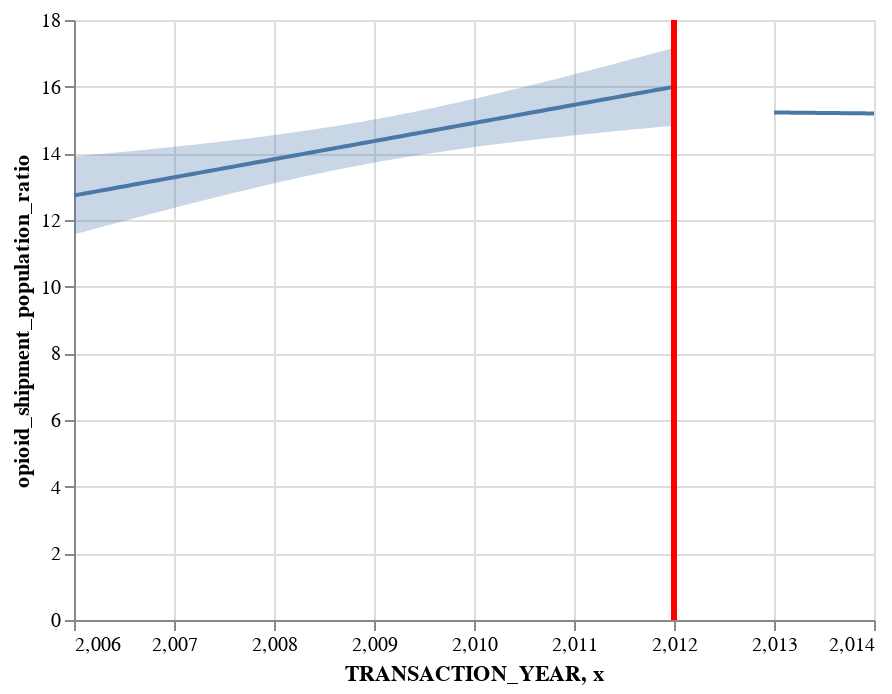

Notebook code for this chart:
### Markdown cell above
> pre-post opioids

### Code cell
xvar= "TRANSACTION_YEAR"
yvar="opioid_shipment_population_ratio"
fit, chart = pre_post(WA, yvar, xvar, 2012, alpha=0.05)
chart

### Figure 1 — Vega-Lite specification as saved in the notebook (floating-point values rounded to 4 significant figures)
{"config": {"view": {"continuousWidth": 400, "continuousHeight": 300}}, "layer": [{"data": {"name": "data-3eaf42625c2e05162bab90abdde92b58"}, "mark": "errorband", "encoding": {"x": {"field": "TRANSACTION_YEAR", "type": "quantitative"}, "y": {"field": "ci_low", "title": "opioid_shipment_population_ratio", "type": "quantitative"}, "y2": {"field": "ci_high"}}}, {"data": {"name": "data-d7e980d632d325845e86f6b20cb0107f"}, "mark": "errorband", "encoding": {"x": {"field": "TRANSACTION_YEAR", "type": "quantitative"}, "y": {"field": "ci_low", "title": "opioid_shipment_population_ratio", "type": "quantitative"}, "y2": {"field": "ci_high"}}}, {"data": {"name": "data-3eaf42625c2e05162bab90abdde92b58"}, "mark": "line", "encoding": {"x": {"field": "TRANSACTION_YEAR", "type": "quantitative"}, "y": {"field": "opioid_shipment_population_ratio", "type": "quantitative"}}}, {"data": {"name": "data-d7e980d632d325845e86f6b20cb0107f"}, "mark": "line", "encoding": {"x": {"field": "TRANSACTION_YEAR", "type": "quantitative"}, "y": {"field": "opioid_shipment_population_ratio", "type": "quantitative"}}}, {"data": {"name": "data-093671e60d609957934f7032375c92d9"}, "mark": {"type": "rule", "color": "red", "strokeWidth": 3}, "encoding": {"x": {"field": "x", "type": "quantitative"}}}], "$schema": "https://vega.github.io/schema/vega-lite/v4.17.0.json", "datasets": {"data-3eaf42625c2e05162bab90abdde92b58": [{"TRANSACTION_YEAR": 2006.0, "opioid_shipment_population_ratio": 12.74, "ci_low": 11.57, "ci_high": 13.9}, {"TRANSACTION_YEAR": 2006.0, "opioid_shipment_population_ratio": 12.77, "ci_low": 11.62, "ci_high": 13.92}, {"TRANSACTION_YEAR": 2006.0, "opioid_shipment_population_ratio": 12.8, "ci_low": 11.67, "ci_high": 13.94}, {"TRANSACTION_YEAR": 2006.0, "opioid_shipment_population_ratio": 12.83, "ci_low": 11.71, "ci_high": 13.95}, {"TRANSACTION_YEAR": 2006.0, "opioid_shipment_population_ratio": 12.87, "ci_low": 11.76, "ci_high": 13.97}, {"TRANSACTION_YEAR": 2006.0, "opioid_shipment_population_ratio": 12.9, "ci_low": 11.81, "ci_high": 13.99}, {"TRANSACTION_YEAR": 2006.0, "opioid_shipment_population_ratio": 12.93, "ci_low": 11.86, "ci_high": 14.0}, {"TRANSACTION_YEAR": 2006.0, "opioid_shipment_population_ratio": 12.96, "ci_low": 11.91, "ci_high": 14.02}, {"TRANSACTION_YEAR": 2006.0, "opioid_shipment_population_ratio": 13.0, "ci_low": 11.96, "ci_high": 14.04}, {"TRANSACTION_YEAR": 2007.0, "opioid_shipment_population_ratio": 13.03, "ci_low": 12.0, "ci_high": 14.06}, {"TRANSACTION_YEAR": 2007.0, "opioid_shipment_population_ratio": 13.06, "ci_low": 12.05, "ci_high": 14.07}, {"TRANSACTION_YEAR": 2007.0, "opioid_shipment_population_ratio": 13.1, "ci_low": 12.1, "ci_high": 14.09}, {"TRANSACTION_YEAR": 2007.0, "opioid_shipment_population_ratio": 13.13, "ci_low": 12.15, "ci_high": 14.11}, {"TRANSACTION_YEAR": 2007.0, "opioid_shipment_population_ratio": 13.16, "ci_low": 12.19, "ci_high": 14.13}, {"TRANSACTION_YEAR": 2007.0, "opioid_shipment_population_ratio": 13.19, "ci_low": 12.24, "ci_high": 14.15}, {"TRANSACTION_YEAR": 2007.0, "opioid_shipment_population_ratio": 13.23, "ci_low": 12.29, "ci_high": 14.16}, {"TRANSACTION_YEAR": 2007.0, "opioid_shipment_population_ratio": 13.26, "ci_low": 12.33, "ci_high": 14.18}, {"TRANSACTION_YEAR": 2007.0, "opioid_shipment_population_ratio": 13.29, "ci_low": 12.38, "ci_high": 14.2}, {"TRANSACTION_YEAR": 2007.0, "opioid_shipment_population_ratio": 13.32, "ci_low": 12.43, "ci_high": 14.22}, {"TRANSACTION_YEAR": 2007.0, "opioid_shipment_population_ratio": 13.36, "ci_low": 12.47, "ci_high": 14.24}, {"TRANSACTION_YEAR": 2007.0, "opioid_shipment_population_ratio": 13.39, "ci_low": 12.52, "ci_high": 14.26}, {"TRANSACTION_YEAR": 2007.0, "opioid_shipment_population_ratio": 13.42, "ci_low": 12.56, "ci_high": 14.28}, {"TRANSACTION_YEAR": 2007.0, "opioid_shipment_population_ratio": 13.45, "ci_low": 12.61, "ci_high": 14.3}, {"TRANSACTION_YEAR": 2007.0, "opioid_shipment_population_ratio": 13.49, "ci_low": 12.65, "ci_high": 14.32}, {"TRANSACTION_YEAR": 2007.0, "opioid_shipment_population_ratio": 13.52, "ci_low": 12.7, "ci_high": 14.34}, {"TRANSACTION_YEAR": 2007.0, "opioid_shipment_population_ratio": 13.55, "ci_low": 12.74, "ci_high": 14.36}, {"TRANSACTION_YEAR": 2008.0, "opioid_shipment_population_ratio": 13.58, "ci_low": 12.79, "ci_high": 14.38}, {"TRANSACTION_YEAR": 2008.0, "opioid_shipment_population_ratio": 13.62, "ci_low": 12.83, "ci_high": 14.4}, {"TRANSACTION_YEAR": 2008.0, "opioid_shipment_population_ratio": 13.65, "ci_low": 12.87, "ci_high": 14.43}, {"TRANSACTION_YEAR": 2008.0, "opioid_shipment_population_ratio": 13.68, "ci_low": 12.92, "ci_high": 14.45}, {"TRANSACTION_YEAR": 2008.0, "opioid_shipment_population_ratio": 13.71, "ci_low": 12.96, "ci_high": 14.47}, {"TRANSACTION_YEAR": 2008.0, "opioid_shipment_population_ratio": 13.75, "ci_low": 13.0, "ci_high": 14.49}, {"TRANSACTION_YEAR": 2008.0, "opioid_shipment_population_ratio": 13.78, "ci_low": 13.04, "ci_high": 14.52}, {"TRANSACTION_YEAR": 2008.0, "opioid_shipment_population_ratio": 13.81, "ci_low": 13.09, "ci_high": 14.54}, {"TRANSACTION_YEAR": 2008.0, "opioid_shipment_population_ratio": 13.85, "ci_low": 13.13, "ci_high": 14.56}, {"TRANSACTION_YEAR": 2008.0, "opioid_shipment_population_ratio": 13.88, "ci_low": 13.17, "ci_high": 14.59}, {"TRANSACTION_YEAR": 2008.0, "opioid_shipment_population_ratio": 13.91, "ci_low": 13.21, "ci_high": 14.61}, {"TRANSACTION_YEAR": 2008.0, "opioid_shipment_population_ratio": 13.94, "ci_low": 13.25, "ci_high": 14.64}, {"TRANSACTION_YEAR": 2008.0, "opioid_shipment_population_ratio": 13.98, "ci_low": 13.29, "ci_high": 14.66}, {"TRANSACTION_YEAR": 2008.0, "opioid_shipment_population_ratio": 14.01, "ci_low": 13.33, "ci_high": 14.69}, {"TRANSACTION_YEAR": 2008.0, "opioid_shipment_population_ratio": 14.04, "ci_low": 13.36, "ci_high": 14.72}, {"TRANSACTION_YEAR": 2008.0, "opioid_shipment_population_ratio": 14.07, "ci_low": 13.4, "ci_high": 14.74}, {"TRANSACTION_YEAR": 2009.0, "opioid_shipment_population_ratio": 14.11, "ci_low": 13.44, "ci_high": 14.77}, {"TRANSACTION_YEAR": 2009.0, "opioid_shipment_population_ratio": 14.14, "ci_low": 13.48, "ci_high": 14.8}, {"TRANSACTION_YEAR": 2009.0, "opioid_shipment_population_ratio": 14.17, "ci_low": 13.51, "ci_high": 14.83}, {"TRANSACTION_YEAR": 2009.0, "opioid_shipment_population_ratio": 14.2, "ci_low": 13.55, "ci_high": 14.86}, {"TRANSACTION_YEAR": 2009.0, "opioid_shipment_population_ratio": 14.24, "ci_low": 13.58, "ci_high": 14.89}, {"TRANSACTION_YEAR": 2009.0, "opioid_shipment_population_ratio": 14.27, "ci_low": 13.62, "ci_high": 14.92}, {"TRANSACTION_YEAR": 2009.0, "opioid_shipment_population_ratio": 14.3, "ci_low": 13.65, "ci_high": 14.95}, {"TRANSACTION_YEAR": 2009.0, "opioid_shipment_population_ratio": 14.33, "ci_low": 13.69, "ci_high": 14.98}, {"TRANSACTION_YEAR": 2009.0, "opioid_shipment_population_ratio": 14.37, "ci_low": 13.72, "ci_high": 15.01}, {"TRANSACTION_YEAR": 2009.0, "opioid_shipment_population_ratio": 14.4, "ci_low": 13.75, "ci_high": 15.05}, {"TRANSACTION_YEAR": 2009.0, "opioid_shipment_population_ratio": 14.43, "ci_low": 13.78, "ci_high": 15.08}, {"TRANSACTION_YEAR": 2009.0, "opioid_shipment_population_ratio": 14.46, "ci_low": 13.81, "ci_high": 15.12}, {"TRANSACTION_YEAR": 2009.0, "opioid_shipment_population_ratio": 14.5, "ci_low": 13.84, "ci_high": 15.15}, {"TRANSACTION_YEAR": 2009.0, "opioid_shipment_population_ratio": 14.53, "ci_low": 13.87, "ci_high": 15.18}, {"TRANSACTION_YEAR": 2009.0, "opioid_shipment_population_ratio": 14.56, "ci_low": 13.9, "ci_high": 15.22}, {"TRANSACTION_YEAR": 2009.0, "opioid_shipment_population_ratio": 14.6, "ci_low": 13.93, "ci_high": 15.26}, {"TRANSACTION_YEAR": 2009.0, "opioid_shipment_population_ratio": 14.63, "ci_low": 13.96, "ci_high": 15.29}, {"TRANSACTION_YEAR": 2010.0, "opioid_shipment_population_ratio": 14.66, "ci_low": 13.99, "ci_high": 15.33}, {"TRANSACTION_YEAR": 2010.0, "opioid_shipment_population_ratio": 14.69, "ci_low": 14.02, "ci_high": 15.37}, {"TRANSACTION_YEAR": 2010.0, "opioid_shipment_population_ratio": 14.73, "ci_low": 14.04, "ci_high": 15.41}, {"TRANSACTION_YEAR": 2010.0, "opioid_shipment_population_ratio": 14.76, "ci_low": 14.07, "ci_high": 15.45}, {"TRANSACTION_YEAR": 2010.0, "opioid_shipment_population_ratio": 14.79, "ci_low": 14.1, "ci_high": 15.49}, {"TRANSACTION_YEAR": 2010.0, "opioid_shipment_population_ratio": 14.82, "ci_low": 14.12, "ci_high": 15.53}, {"TRANSACTION_YEAR": 2010.0, "opioid_shipment_population_ratio": 14.86, "ci_low": 14.15, "ci_high": 15.57}, {"TRANSACTION_YEAR": 2010.0, "opioid_shipment_population_ratio": 14.89, "ci_low": 14.17, "ci_high": 15.61}, {"TRANSACTION_YEAR": 2010.0, "opioid_shipment_population_ratio": 14.92, "ci_low": 14.19, "ci_high": 15.65}, {"TRANSACTION_YEAR": 2010.0, "opioid_shipment_population_ratio": 14.95, "ci_low": 14.22, "ci_high": 15.69}, {"TRANSACTION_YEAR": 2010.0, "opioid_shipment_population_ratio": 14.99, "ci_low": 14.24, "ci_high": 15.73}, {"TRANSACTION_YEAR": 2010.0, "opioid_shipment_population_ratio": 15.02, "ci_low": 14.26, "ci_high": 15.77}, {"TRANSACTION_YEAR": 2010.0, "opioid_shipment_population_ratio": 15.05, "ci_low": 14.29, "ci_high": 15.82}, {"TRANSACTION_YEAR": 2010.0, "opioid_shipment_population_ratio": 15.08, "ci_low": 14.31, "ci_high": 15.86}, {"TRANSACTION_YEAR": 2010.0, "opioid_shipment_population_ratio": 15.12, "ci_low": 14.33, "ci_high": 15.9}, {"TRANSACTION_YEAR": 2010.0, "opioid_shipment_population_ratio": 15.15, "ci_low": 14.35, "ci_high": 15.95}, {"TRANSACTION_YEAR": 2010.0, "opioid_shipment_population_ratio": 15.18, "ci_low": 14.37, "ci_high": 15.99}, {"TRANSACTION_YEAR": 2011.0, "opioid_shipment_population_ratio": 15.21, "ci_low": 14.39, "ci_high": 16.04}, {"TRANSACTION_YEAR": 2011.0, "opioid_shipment_population_ratio": 15.25, "ci_low": 14.41, "ci_high": 16.08}, {"TRANSACTION_YEAR": 2011.0, "opioid_shipment_population_ratio": 15.28, "ci_low": 14.43, "ci_high": 16.13}, {"TRANSACTION_YEAR": 2011.0, "opioid_shipment_population_ratio": 15.31, "ci_low": 14.45, "ci_high": 16.17}, {"TRANSACTION_YEAR": 2011.0, "opioid_shipment_population_ratio": 15.35, "ci_low": 14.47, "ci_high": 16.22}, {"TRANSACTION_YEAR": 2011.0, "opioid_shipment_population_ratio": 15.38, "ci_low": 14.49, "ci_high": 16.26}, {"TRANSACTION_YEAR": 2011.0, "opioid_shipment_population_ratio": 15.41, "ci_low": 14.51, "ci_high": 16.31}, {"TRANSACTION_YEAR": 2011.0, "opioid_shipment_population_ratio": 15.44, "ci_low": 14.53, "ci_high": 16.35}, {"TRANSACTION_YEAR": 2011.0, "opioid_shipment_population_ratio": 15.48, "ci_low": 14.55, "ci_high": 16.4}, {"TRANSACTION_YEAR": 2011.0, "opioid_shipment_population_ratio": 15.51, "ci_low": 14.57, "ci_high": 16.45}, {"TRANSACTION_YEAR": 2011.0, "opioid_shipment_population_ratio": 15.54, "ci_low": 14.59, "ci_high": 16.49}, {"TRANSACTION_YEAR": 2011.0, "opioid_shipment_population_ratio": 15.57, "ci_low": 14.61, "ci_high": 16.54}, {"TRANSACTION_YEAR": 2011.0, "opioid_shipment_population_ratio": 15.61, "ci_low": 14.62, "ci_high": 16.59}, {"TRANSACTION_YEAR": 2011.0, "opioid_shipment_population_ratio": 15.64, "ci_low": 14.64, "ci_high": 16.64}, {"TRANSACTION_YEAR": 2011.0, "opioid_shipment_population_ratio": 15.67, "ci_low": 14.66, "ci_high": 16.68}, {"TRANSACTION_YEAR": 2011.0, "opioid_shipment_population_ratio": 15.7, "ci_low": 14.68, "ci_high": 16.73}, {"TRANSACTION_YEAR": 2012.0, "opioid_shipment_population_ratio": 15.74, "ci_low": 14.69, "ci_high": 16.78}, {"TRANSACTION_YEAR": 2012.0, "opioid_shipment_population_ratio": 15.77, "ci_low": 14.71, "ci_high": 16.83}, {"TRANSACTION_YEAR": 2012.0, "opioid_shipment_population_ratio": 15.8, "ci_low": 14.73, "ci_high": 16.87}, {"TRANSACTION_YEAR": 2012.0, "opioid_shipment_population_ratio": 15.83, "ci_low": 14.75, "ci_high": 16.92}, {"TRANSACTION_YEAR": 2012.0, "opioid_shipment_population_ratio": 15.87, "ci_low": 14.76, "ci_high": 16.97}, {"TRANSACTION_YEAR": 2012.0, "opioid_shipment_population_ratio": 15.9, "ci_low": 14.78, "ci_high": 17.02}, {"TRANSACTION_YEAR": 2012.0, "opioid_shipment_population_ratio": 15.93, "ci_low": 14.8, "ci_high": 17.07}, {"TRANSACTION_YEAR": 2012.0, "opioid_shipment_population_ratio": 15.96, "ci_low": 14.81, "ci_high": 17.12}, {"TRANSACTION_YEAR": 2012.0, "opioid_shipment_population_ratio": 16.0, "ci_low": 14.83, "ci_high": 17.17}], "data-d7e980d632d325845e86f6b20cb0107f": [{"TRANSACTION_YEAR": 2013.0, "opioid_shipment_population_ratio": 15.23, "ci_low": null, "ci_high": null}, {"TRANSACTION_YEAR": 2013.0, "opioid_shipment_population_ratio": 15.23, "ci_low": null, "ci_high": null}, {"TRANSACTION_YEAR": 2013.0, "opioid_shipment_population_ratio": 15.23, "ci_low": null, "ci_high": null}, {"TRANSACTION_YEAR": 2013.0, "opioid_shipment_population_ratio": 15.23, "ci_low": null, "ci_high": null}, {"TRANSACTION_YEAR": 2013.0, "opioid_shipment_population_ratio": 15.23, "ci_low": null, "ci_high": null}, {"TRANSACTION_YEAR": 2013.0, "opioid_shipment_population_ratio": 15.22, "ci_low": null, "ci_high": null}, {"TRANSACTION_YEAR": 2013.0, "opioid_shipment_population_ratio": 15.22, "ci_low": null, "ci_high": null}, {"TRANSACTION_YEAR": 2013.0, "opioid_shipment_population_ratio": 15.22, "ci_low": null, "ci_high": null}, {"TRANSACTION_YEAR": 2013.0, "opioid_shipment_population_ratio": 15.22, "ci_low": null, "ci_high": null}, {"TRANSACTION_YEAR": 2013.0, "opioid_shipment_population_ratio": 15.22, "ci_low": null, "ci_high": null}, {"TRANSACTION_YEAR": 2013.0, "opioid_shipment_population_ratio": 15.22, "ci_low": null, "ci_high": null}, {"TRANSACTION_YEAR": 2013.0, "opioid_shipment_population_ratio": 15.22, "ci_low": null, "ci_high": null}, {"TRANSACTION_YEAR": 2013.0, "opioid_shipment_population_ratio": 15.22, "ci_low": null, "ci_high": null}, {"TRANSACTION_YEAR": 2013.0, "opioid_shipment_population_ratio": 15.22, "ci_low": null, "ci_high": null}, {"TRANSACTION_YEAR": 2013.0, "opioid_shipment_population_ratio": 15.22, "ci_low": null, "ci_high": null}, {"TRANSACTION_YEAR": 2013.0, "opioid_shipment_population_ratio": 15.22, "ci_low": null, "ci_high": null}, {"TRANSACTION_YEAR": 2013.0, "opioid_shipment_population_ratio": 15.22, "ci_low": null, "ci_high": null}, {"TRANSACTION_YEAR": 2013.0, "opioid_shipment_population_ratio": 15.22, "ci_low": null, "ci_high": null}, {"TRANSACTION_YEAR": 2013.0, "opioid_shipment_population_ratio": 15.22, "ci_low": null, "ci_high": null}, {"TRANSACTION_YEAR": 2013.0, "opioid_shipment_population_ratio": 15.22, "ci_low": null, "ci_high": null}, {"TRANSACTION_YEAR": 2013.0, "opioid_shipment_population_ratio": 15.22, "ci_low": null, "ci_high": null}, {"TRANSACTION_YEAR": 2013.0, "opioid_shipment_population_ratio": 15.22, "ci_low": null, "ci_high": null}, {"TRANSACTION_YEAR": 2013.0, "opioid_shipment_population_ratio": 15.22, "ci_low": null, "ci_high": null}, {"TRANSACTION_YEAR": 2013.0, "opioid_shipment_population_ratio": 15.22, "ci_low": null, "ci_high": null}, {"TRANSACTION_YEAR": 2013.0, "opioid_shipment_population_ratio": 15.22, "ci_low": null, "ci_high": null}, {"TRANSACTION_YEAR": 2013.0, "opioid_shipment_population_ratio": 15.22, "ci_low": null, "ci_high": null}, {"TRANSACTION_YEAR": 2013.0, "opioid_shipment_population_ratio": 15.22, "ci_low": null, "ci_high": null}, {"TRANSACTION_YEAR": 2013.0, "opioid_shipment_population_ratio": 15.22, "ci_low": null, "ci_high": null}, {"TRANSACTION_YEAR": 2013.0, "opioid_shipment_population_ratio": 15.22, "ci_low": null, "ci_high": null}, {"TRANSACTION_YEAR": 2013.0, "opioid_shipment_population_ratio": 15.22, "ci_low": null, "ci_high": null}, {"TRANSACTION_YEAR": 2013.0, "opioid_shipment_population_ratio": 15.22, "ci_low": null, "ci_high": null}, {"TRANSACTION_YEAR": 2013.0, "opioid_shipment_population_ratio": 15.22, "ci_low": null, "ci_high": null}, {"TRANSACTION_YEAR": 2013.0, "opioid_shipment_population_ratio": 15.22, "ci_low": null, "ci_high": null}, {"TRANSACTION_YEAR": 2013.0, "opioid_shipment_population_ratio": 15.22, "ci_low": null, "ci_high": null}, {"TRANSACTION_YEAR": 2013.0, "opioid_shipment_population_ratio": 15.22, "ci_low": null, "ci_high": null}, {"TRANSACTION_YEAR": 2013.0, "opioid_shipment_population_ratio": 15.22, "ci_low": null, "ci_high": null}, {"TRANSACTION_YEAR": 2013.0, "opioid_shipment_population_ratio": 15.22, "ci_low": null, "ci_high": null}, {"TRANSACTION_YEAR": 2013.0, "opioid_shipment_population_ratio": 15.22, "ci_low": null, "ci_high": null}, {"TRANSACTION_YEAR": 2013.0, "opioid_shipment_population_ratio": 15.21, "ci_low": null, "ci_high": null}, {"TRANSACTION_YEAR": 2013.0, "opioid_shipment_population_ratio": 15.21, "ci_low": null, "ci_high": null}, {"TRANSACTION_YEAR": 2013.0, "opioid_shipment_population_ratio": 15.21, "ci_low": null, "ci_high": null}, {"TRANSACTION_YEAR": 2013.0, "opioid_shipment_population_ratio": 15.21, "ci_low": null, "ci_high": null}, {"TRANSACTION_YEAR": 2013.0, "opioid_shipment_population_ratio": 15.21, "ci_low": null, "ci_high": null}, {"TRANSACTION_YEAR": 2013.0, "opioid_shipment_population_ratio": 15.21, "ci_low": null, "ci_high": null}, {"TRANSACTION_YEAR": 2013.0, "opioid_shipment_population_ratio": 15.21, "ci_low": null, "ci_high": null}, {"TRANSACTION_YEAR": 2013.0, "opioid_shipment_population_ratio": 15.21, "ci_low": null, "ci_high": null}, {"TRANSACTION_YEAR": 2013.0, "opioid_shipment_population_ratio": 15.21, "ci_low": null, "ci_high": null}, {"TRANSACTION_YEAR": 2013.0, "opioid_shipment_population_ratio": 15.21, "ci_low": null, "ci_high": null}, {"TRANSACTION_YEAR": 2013.0, "opioid_shipment_population_ratio": 15.21, "ci_low": null, "ci_high": null}, {"TRANSACTION_YEAR": 2013.0, "opioid_shipment_population_ratio": 15.21, "ci_low": null, "ci_high": null}, {"TRANSACTION_YEAR": 2013.0, "opioid_shipment_population_ratio": 15.21, "ci_low": null, "ci_high": null}, {"TRANSACTION_YEAR": 2014.0, "opioid_shipment_population_ratio": 15.21, "ci_low": null, "ci_high": null}, {"TRANSACTION_YEAR": 2014.0, "opioid_shipment_population_ratio": 15.21, "ci_low": null, "ci_high": null}, {"TRANSACTION_YEAR": 2014.0, "opioid_shipment_population_ratio": 15.21, "ci_low": null, "ci_high": null}, {"TRANSACTION_YEAR": 2014.0, "opioid_shipment_population_ratio": 15.21, "ci_low": null, "ci_high": null}, {"TRANSACTION_YEAR": 2014.0, "opioid_shipment_population_ratio": 15.21, "ci_low": null, "ci_high": null}, {"TRANSACTION_YEAR": 2014.0, "opioid_shipment_population_ratio": 15.21, "ci_low": null, "ci_high": null}, {"TRANSACTION_YEAR": 2014.0, "opioid_shipment_population_ratio": 15.21, "ci_low": null, "ci_high": null}, {"TRANSACTION_YEAR": 2014.0, "opioid_shipment_population_ratio": 15.21, "ci_low": null, "ci_high": null}, {"TRANSACTION_YEAR": 2014.0, "opioid_shipment_population_ratio": 15.21, "ci_low": null, "ci_high": null}, {"TRANSACTION_YEAR": 2014.0, "opioid_shipment_population_ratio": 15.21, "ci_low": null, "ci_high": null}, {"TRANSACTION_YEAR": 2014.0, "opioid_shipment_population_ratio": 15.21, "ci_low": null, "ci_high": null}, {"TRANSACTION_YEAR": 2014.0, "opioid_shipment_population_ratio": 15.21, "ci_low": null, "ci_high": null}, {"TRANSACTION_YEAR": 2014.0, "opioid_shipment_population_ratio": 15.21, "ci_low": null, "ci_high": null}, {"TRANSACTION_YEAR": 2014.0, "opioid_shipment_population_ratio": 15.21, "ci_low": null, "ci_high": null}, {"TRANSACTION_YEAR": 2014.0, "opioid_shipment_population_ratio": 15.21, "ci_low": null, "ci_high": null}, {"TRANSACTION_YEAR": 2014.0, "opioid_shipment_population_ratio": 15.21, "ci_low": null, "ci_high": null}, {"TRANSACTION_YEAR": 2014.0, "opioid_shipment_population_ratio": 15.21, "ci_low": null, "ci_high": null}, {"TRANSACTION_YEAR": 2014.0, "opioid_shipment_population_ratio": 15.21, "ci_low": null, "ci_high": null}, {"TRANSACTION_YEAR": 2014.0, "opioid_shipment_population_ratio": 15.21, "ci_low": null, "ci_high": null}, {"TRANSACTION_YEAR": 2014.0, "opioid_shipment_population_ratio": 15.21, "ci_low": null, "ci_high": null}, {"TRANSACTION_YEAR": 2014.0, "opioid_shipment_population_ratio": 15.2, "ci_low": null, "ci_high": null}, {"TRANSACTION_YEAR": 2014.0, "opioid_shipment_population_ratio": 15.2, "ci_low": null, "ci_high": null}, {"TRANSACTION_YEAR": 2014.0, "opioid_shipment_population_ratio": 15.2, "ci_low": null, "ci_high": null}, {"TRANSACTION_YEAR": 2014.0, "opioid_shipment_population_ratio": 15.2, "ci_low": null, "ci_high": null}, {"TRANSACTION_YEAR": 2014.0, "opioid_shipment_population_ratio": 15.2, "ci_low": null, "ci_high": null}, {"TRANSACTION_YEAR": 2014.0, "opioid_shipment_population_ratio": 15.2, "ci_low": null, "ci_high": null}, {"TRANSACTION_YEAR": 2014.0, "opioid_shipment_population_ratio": 15.2, "ci_low": null, "ci_high": null}, {"TRANSACTION_YEAR": 2014.0, "opioid_shipment_population_ratio": 15.2, "ci_low": null, "ci_high": null}, {"TRANSACTION_YEAR": 2014.0, "opioid_shipment_population_ratio": 15.2, "ci_low": null, "ci_high": null}, {"TRANSACTION_YEAR": 2014.0, "opioid_shipment_population_ratio": 15.2, "ci_low": null, "ci_high": null}, {"TRANSACTION_YEAR": 2014.0, "opioid_shipment_population_ratio": 15.2, "ci_low": null, "ci_high": null}, {"TRANSACTION_YEAR": 2014.0, "opioid_shipment_population_ratio": 15.2, "ci_low": null, "ci_high": null}, {"TRANSACTION_YEAR": 2014.0, "opioid_shipment_population_ratio": 15.2, "ci_low": null, "ci_high": null}, {"TRANSACTION_YEAR": 2014.0, "opioid_shipment_population_ratio": 15.2, "ci_low": null, "ci_high": null}, {"TRANSACTION_YEAR": 2014.0, "opioid_shipment_population_ratio": 15.2, "ci_low": null, "ci_high": null}, {"TRANSACTION_YEAR": 2014.0, "opioid_shipment_population_ratio": 15.2, "ci_low": null, "ci_high": null}, {"TRANSACTION_YEAR": 2014.0, "opioid_shipment_population_ratio": 15.2, "ci_low": null, "ci_high": null}, {"TRANSACTION_YEAR": 2014.0, "opioid_shipment_population_ratio": 15.2, "ci_low": null, "ci_high": null}, {"TRANSACTION_YEAR": 2014.0, "opioid_shipment_population_ratio": 15.2, "ci_low": null, "ci_high": null}, {"TRANSACTION_YEAR": 2014.0, "opioid_shipment_population_ratio": 15.2, "ci_low": null, "ci_high": null}, {"TRANSACTION_YEAR": 2014.0, "opioid_shipment_population_ratio": 15.2, "ci_low": null, "ci_high": null}, {"TRANSACTION_YEAR": 2014.0, "opioid_shipment_population_ratio": 15.2, "ci_low": null, "ci_high": null}, {"TRANSACTION_YEAR": 2014.0, "opioid_shipment_population_ratio": 15.2, "ci_low": null, "ci_high": null}, {"TRANSACTION_YEAR": 2014.0, "opioid_shipment_population_ratio": 15.2, "ci_low": null, "ci_high": null}, {"TRANSACTION_YEAR": 2014.0, "opioid_shipment_population_ratio": 15.2, "ci_low": null, "ci_high": null}, {"TRANSACTION_YEAR": 2014.0, "opioid_shipment_population_ratio": 15.2, "ci_low": null, "ci_high": null}, {"TRANSACTION_YEAR": 2014.0, "opioid_shipment_population_ratio": 15.2, "ci_low": null, "ci_high": null}, {"TRANSACTION_YEAR": 2014.0, "opioid_shipment_population_ratio": 15.2, "ci_low": null, "ci_high": null}, {"TRANSACTION_YEAR": 2014.0, "opioid_shipment_population_ratio": 15.2, "ci_low": null, "ci_high": null}, {"TRANSACTION_YEAR": 2014.0, "opioid_shipment_population_ratio": 15.2, "ci_low": null, "ci_high": null}], "data-093671e60d609957934f7032375c92d9": [{"x": 2012}]}}
